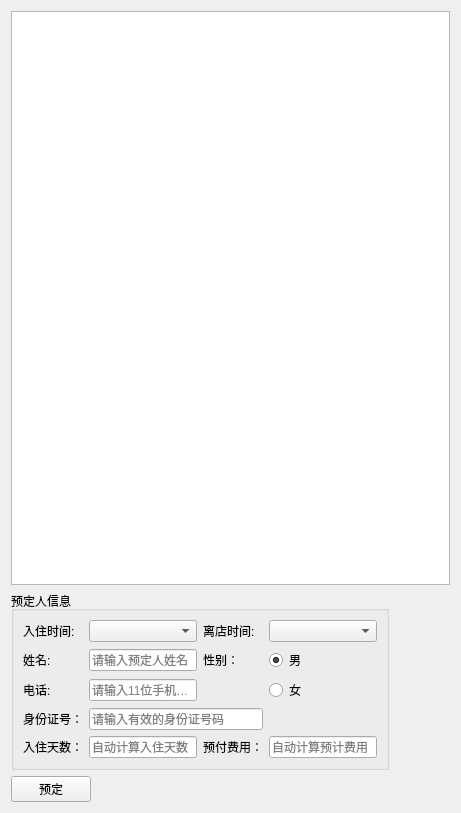
<?xml version="1.0" encoding="UTF-8"?>
<ui version="4.0">
 <class>BookingPage</class>
 <widget class="QWidget" name="BookingPage">
  <property name="geometry">
   <rect>
    <x>0</x>
    <y>0</y>
    <width>461</width>
    <height>813</height>
   </rect>
  </property>
  <property name="windowTitle">
   <string>Form</string>
  </property>
  <layout class="QVBoxLayout" name="verticalLayout">
   <item>
    <layout class="QHBoxLayout" name="horizontalLayout_2">
     <item>
      <widget class="RoomSummaryTable" name="TB_ROOM_INFO">
       <property name="minimumSize">
        <size>
         <width>0</width>
         <height>550</height>
        </size>
       </property>
      </widget>
     </item>
    </layout>
   </item>
   <item>
    <layout class="QHBoxLayout" name="horizontalLayout_3">
     <item>
      <widget class="QGroupBox" name="GRID_BOOKING_PERSON">
       <property name="title">
        <string>预定人信息</string>
       </property>
       <layout class="QGridLayout" name="gridLayout">
        <item row="5" column="0">
         <widget class="QLabel" name="label_6">
          <property name="text">
           <string>入住天数：</string>
          </property>
         </widget>
        </item>
        <item row="3" column="0">
         <widget class="QLabel" name="label_8">
          <property name="text">
           <string>身份证号：</string>
          </property>
         </widget>
        </item>
        <item row="1" column="4">
         <widget class="QRadioButton" name="RB_MALE">
          <property name="text">
           <string>男</string>
          </property>
          <property name="checked">
           <bool>true</bool>
          </property>
         </widget>
        </item>
        <item row="2" column="4">
         <widget class="QRadioButton" name="RD_FEMALE">
          <property name="text">
           <string>女</string>
          </property>
         </widget>
        </item>
        <item row="5" column="1" colspan="2">
         <widget class="QLineEdit" name="LE_DAY">
          <property name="enabled">
           <bool>true</bool>
          </property>
          <property name="readOnly">
           <bool>true</bool>
          </property>
          <property name="placeholderText">
           <string>自动计算入住天数</string>
          </property>
         </widget>
        </item>
        <item row="2" column="0">
         <widget class="QLabel" name="label_3">
          <property name="text">
           <string>电话:</string>
          </property>
         </widget>
        </item>
        <item row="5" column="4" colspan="2">
         <widget class="QLineEdit" name="LE_FEE">
          <property name="readOnly">
           <bool>true</bool>
          </property>
          <property name="placeholderText">
           <string>自动计算预计费用</string>
          </property>
         </widget>
        </item>
        <item row="5" column="3">
         <widget class="QLabel" name="label_7">
          <property name="text">
           <string>预付费用：</string>
          </property>
         </widget>
        </item>
        <item row="2" column="1" colspan="2">
         <widget class="MobilePhoneLineEdit" name="LE_PHONE_NUMBER">
          <property name="placeholderText">
           <string>请输入11位手机号码</string>
          </property>
         </widget>
        </item>
        <item row="1" column="1" colspan="2">
         <widget class="QLineEdit" name="LE_NAME">
          <property name="placeholderText">
           <string>请输入预定人姓名</string>
          </property>
         </widget>
        </item>
        <item row="1" column="3">
         <widget class="QLabel" name="label_2">
          <property name="text">
           <string>性别：</string>
          </property>
         </widget>
        </item>
        <item row="3" column="1" colspan="3">
         <widget class="IDNumberLineEdit" name="LE_ID">
          <property name="placeholderText">
           <string>请输入有效的身份证号码</string>
          </property>
         </widget>
        </item>
        <item row="1" column="0">
         <widget class="QLabel" name="label">
          <property name="text">
           <string>姓名:</string>
          </property>
         </widget>
        </item>
        <item row="0" column="0">
         <widget class="QLabel" name="label_4">
          <property name="text">
           <string>入住时间:</string>
          </property>
         </widget>
        </item>
        <item row="0" column="3">
         <widget class="QLabel" name="label_5">
          <property name="text">
           <string>离店时间:</string>
          </property>
         </widget>
        </item>
        <item row="0" column="1" colspan="2">
         <widget class="DateTimeEdit" name="CB_CHECKIN_DATE"/>
        </item>
        <item row="0" column="4" colspan="2">
         <widget class="DateTimeEdit" name="CB_CHECKOUT_DATE"/>
        </item>
       </layout>
      </widget>
     </item>
     <item>
      <spacer name="horizontalSpacer_3">
       <property name="orientation">
        <enum>Qt::Horizontal</enum>
       </property>
       <property name="sizeHint" stdset="0">
        <size>
         <width>40</width>
         <height>20</height>
        </size>
       </property>
      </spacer>
     </item>
    </layout>
   </item>
   <item>
    <layout class="QHBoxLayout" name="horizontalLayout">
     <item>
      <widget class="QPushButton" name="PB_CONFIRM">
       <property name="text">
        <string>预定</string>
       </property>
      </widget>
     </item>
     <item>
      <spacer name="horizontalSpacer">
       <property name="orientation">
        <enum>Qt::Horizontal</enum>
       </property>
       <property name="sizeHint" stdset="0">
        <size>
         <width>40</width>
         <height>20</height>
        </size>
       </property>
      </spacer>
     </item>
    </layout>
   </item>
  </layout>
 </widget>
 <customwidgets>
  <customwidget>
   <class>RoomSummaryTable</class>
   <extends>QTableWidget</extends>
   <header>Widgets/RoomSummaryTable.h</header>
  </customwidget>
  <customwidget>
   <class>DateTimeEdit</class>
   <extends>QComboBox</extends>
   <header>Widgets/DateTimeEdit/date_time_edit.h</header>
  </customwidget>
  <customwidget>
   <class>MobilePhoneLineEdit</class>
   <extends>QLineEdit</extends>
   <header>Widgets/MobilePhoneLineEdit.h</header>
  </customwidget>
  <customwidget>
   <class>IDNumberLineEdit</class>
   <extends>QLineEdit</extends>
   <header>Widgets/IDNumberLineEdit.h</header>
  </customwidget>
 </customwidgets>
 <tabstops>
  <tabstop>CB_CHECKIN_DATE</tabstop>
  <tabstop>CB_CHECKOUT_DATE</tabstop>
  <tabstop>LE_NAME</tabstop>
  <tabstop>LE_PHONE_NUMBER</tabstop>
  <tabstop>LE_ID</tabstop>
  <tabstop>RB_MALE</tabstop>
  <tabstop>RD_FEMALE</tabstop>
  <tabstop>PB_CONFIRM</tabstop>
  <tabstop>LE_DAY</tabstop>
  <tabstop>LE_FEE</tabstop>
  <tabstop>TB_ROOM_INFO</tabstop>
 </tabstops>
 <resources/>
 <connections/>
</ui>
